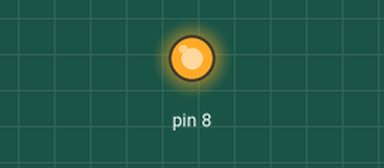
Bench run of a sketch on a simulated Arduino Uno, built for the host (arithmetic inside an expression is 32-bit, double 64-bit). On the bench: output pins drawn as LEDs (lit = HIGH). An integer division by zero does not stop the program and gives all ones (-1); what the sketch prints to the serial monitor is not drawn.

Above: at 0.1 s.
Timing chart, 0 to 1.6 s (numbered marks = the images above):
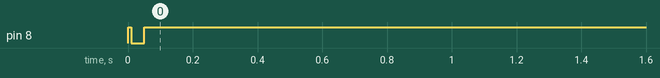

The sketch:

DS3234RTCtst.ino
```cpp
// unix bash command
// for i in {1..1000}; do date '+%s'; sleep 1; done
// for i in {1..1000}; do date; sleep 1; done

#include "Time.h"
#include "DS3234RTC.h"
#include <SPI.h>
#include <Wire.h>

void setup () {
  Serial.begin(115200);
  RTC.begin(8); //Start the RTC using the chip select pin it's connected to
  //Optional: Check whether the RTC has been correctly connected
  if (RTC.isRunning()) {
    setSyncProvider(RTC.get);   // the function to get the time from the RTC
    if(timeStatus()!= timeSet)
      Serial.println("Unable to sync with the RTC");
    else
      Serial.println("RTC has set the system time");
  }
  else
    Serial.println("ERROR: RTC is NOT connected!");
}

void loop () {
  if(Serial.available())
  {
    time_t t = processSyncMessage();
    if(t >0)
    {
      RTC.set(t);   // set the RTC and the system time to the received value
      setTime(t);
      setSyncProvider(RTC.get);   // the function to get the time
      Serial.println("RTC has set the system time");
    }
  }

  //Optional: Update system time from RTC
  //Every day at 23:00:00
  if ((hour(now()) % 23 == 0) && (minute(now()) % 0 == 0) && (second(now()) % 0 == 0)) {
    setTime(RTC.get());
    if(timeStatus()!= timeSet)
      Serial.println("Unable to sync with the RTC");
    else
      Serial.println("RTC has set the system time");
  }

  digitalClockDisplay();
  delay(1000);
}

void digitalClockDisplay(){
  // digital clock display of the time
  Serial.print(year());
  Serial.print(".");
  Serial.print(month());
  Serial.print(".");
  Serial.print(day());
  Serial.print(" ");
  Serial.print(hour());
  printDigits(minute());
  printDigits(second());
  Serial.println();
}

void printDigits(int digits){
  // utility function for digital clock display: prints preceding colon and leading 0
  Serial.print(":");
  if(digits < 10)
    Serial.print('0');
  Serial.print(digits);
}

/*  code to process time sync messages from the serial port   */
#define TIME_MSG_LEN  11   // time sync to PC is HEADER followed by unix time_t as ten ascii digits
#define TIME_HEADER  'T'   // Header tag for serial time sync message

time_t processSyncMessage() {
  // return the time if a valid sync message is received on the serial port.
  while(Serial.available() >=  TIME_MSG_LEN ){  // time message consists of a header and ten ascii digits
    char c = Serial.read() ;
    Serial.print(c);
    if( c == TIME_HEADER ) {
      time_t pctime = 0;
      for(int i=0; i < TIME_MSG_LEN -1; i++){
        c = Serial.read();
        if( c >= '0' && c <= '9'){
          pctime = (10 * pctime) + (c - '0') ; // convert digits to a number
        }
      }
      return pctime;
    }
  }
  return 0;
}
```

DS3234RTC.cpp
```cpp
// (licence header left out)
#if ARDUINO < 100
#include <WProgram.h>
#else
#include <Arduino.h>
#endif

#include <avr/pgmspace.h>
#include <SPI.h>
#include "DS3234RTC.h"

const int CONTROL_R = 0x0e;
const int CONTROL_W = 0x8e;
const int CONTROL_STATUS_R = 0x0f;
const int CONTROL_STATUS_W = 0x8f;
const int SECONDS_R = 0x00;
const int SECONDS_W = 0x80;
const int MODE = 0x60; //60= disable Osciallator and Battery SQ wave @1hz, temp compensation, Alarms disabled
const int EOSC = 7;
const int OSF = 7;
int cs_pin;

DS3234RTC::DS3234RTC() {
  SPI.begin();
}
void DS3234RTC::begin(int _cs_pin)
{
  cs_pin = _cs_pin;
  pinMode(cs_pin,OUTPUT);
  SPI.setBitOrder(MSBFIRST);
  SPI.setDataMode(SPI_MODE1); // both mode 1 & 3 should work
  cs(LOW);
  SPI.transfer(CONTROL_W);
  SPI.transfer(MODE);
  cs(HIGH);
  delay(10);
}

void DS3234RTC::cs(int _value)
{
  digitalWrite(cs_pin,_value);
}

bool DS3234RTC::isRunning()
{
  cs(LOW);
  SPI.transfer(CONTROL_R);
  uint8_t ss = SPI.transfer(-1);
  cs(HIGH);
  return !(ss & _BV(OSF));
}

time_t DS3234RTC::get()   // Aquire data from buffer and convert to time_t
{
  tmElements_t tm;
  read(tm);
  time_t rt = makeTime(tm);
  return(rt);
}

void  DS3234RTC::set(time_t t)
{
  tmElements_t tm;
  breakTime(t, tm);
  int TimeDate [7]={
    second(t),minute(t),hour(t),weekday(t),day(t),month(t),year(t)-2000  };
  for(int i=0; i<=6;i++){
    if(i==3)
      i++;
    int b= TimeDate[i]/10;
    int a= TimeDate[i]-b*10;
    if(i==2){
      if (b==2)
        b=B00000010;
      else if (b==1)
        b=B00000001;
    }
    TimeDate[i]= a+(b<<4);
    cs(LOW);
    SPI.transfer(i+SECONDS_W);
    SPI.transfer(TimeDate[i]);
    cs(HIGH);
  }
}

// Aquire data from the RTC chip in BCD format
void DS3234RTC::read( tmElements_t &tm)
{
  cs(LOW);
  SPI.transfer(SECONDS_R);
  tm.Second = bcd2dec(SPI.transfer(-1) & 0x7F);
  tm.Minute = bcd2dec(SPI.transfer(-1));
  tm.Hour = bcd2dec(SPI.transfer(-1));  // mask assumes 24hr clock
  tm.Wday = bcd2dec(SPI.transfer(-1));
  tm.Day = bcd2dec(SPI.transfer(-1));
  tm.Month = bcd2dec(SPI.transfer(-1));
  tm.Year = y2kYearToTm((bcd2dec(SPI.transfer(-1))));
  cs(HIGH);
}

// PRIVATE FUNCTIONS

// Convert Decimal to Binary Coded Decimal (BCD)
uint8_t DS3234RTC::dec2bcd(uint8_t num)
{
  return ((num/10 * 16) + (num % 10));
}

// Convert Binary Coded Decimal (BCD) to Decimal
uint8_t DS3234RTC::bcd2dec(uint8_t num)
{
  return ((num/16 * 10) + (num % 16));
}

DS3234RTC RTC = DS3234RTC(); // create an instance for the user
```

DS3234RTC.h
```cpp
/*
 * DS3234RTC.h - library for DS3234 RTC
 * This library is intended to be used with Arduino Time.h library functions
 */
#ifndef DS3234RTC_h
#define DS3234RTC_h

#include "Time.h"

// RTC based on the DS3234 chip connected via SPI and the SPI library
class DS3234RTC
{
	public:
	  DS3234RTC();
	  static void begin(int _cs_pin);
	  bool isRunning(void);
	  static time_t get();
	  static void set(time_t t);
	  static void read(tmElements_t &tm);

	protected:
	  void static cs(int _value = 8);

	private:
	  static uint8_t dec2bcd(uint8_t num);
	  static uint8_t bcd2dec(uint8_t num);
};

extern DS3234RTC RTC;

#endif
```

Measured:
- by itself, pin 8: HIGH → LOW at 0.01 s, → HIGH 0.04 s later
